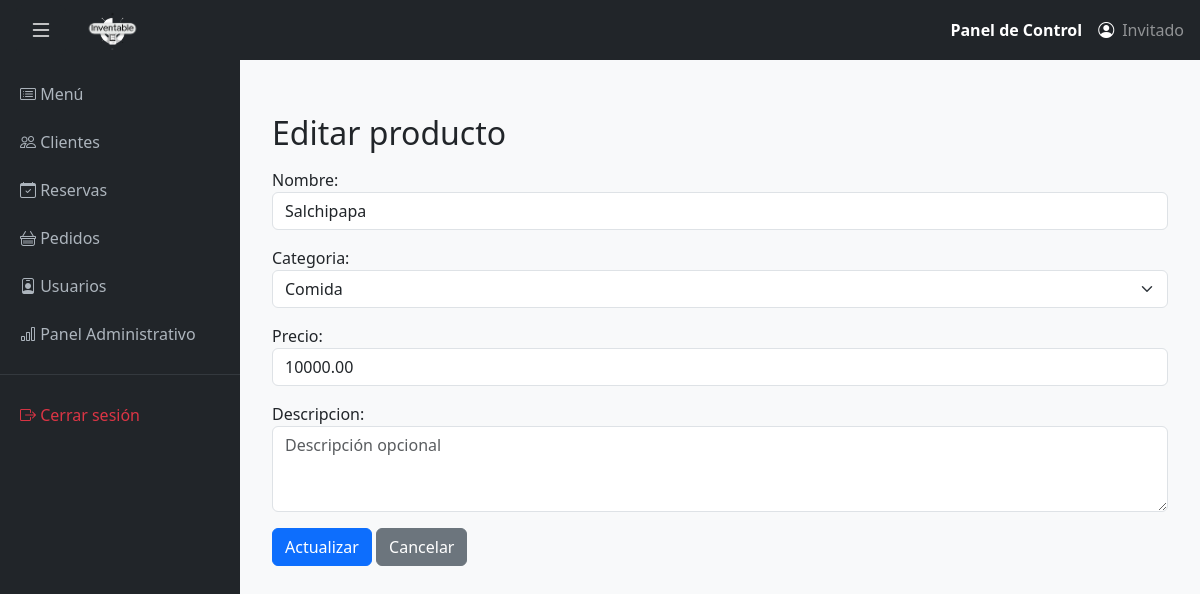
The page /menu/editar/1/ on the database as committed earlier.
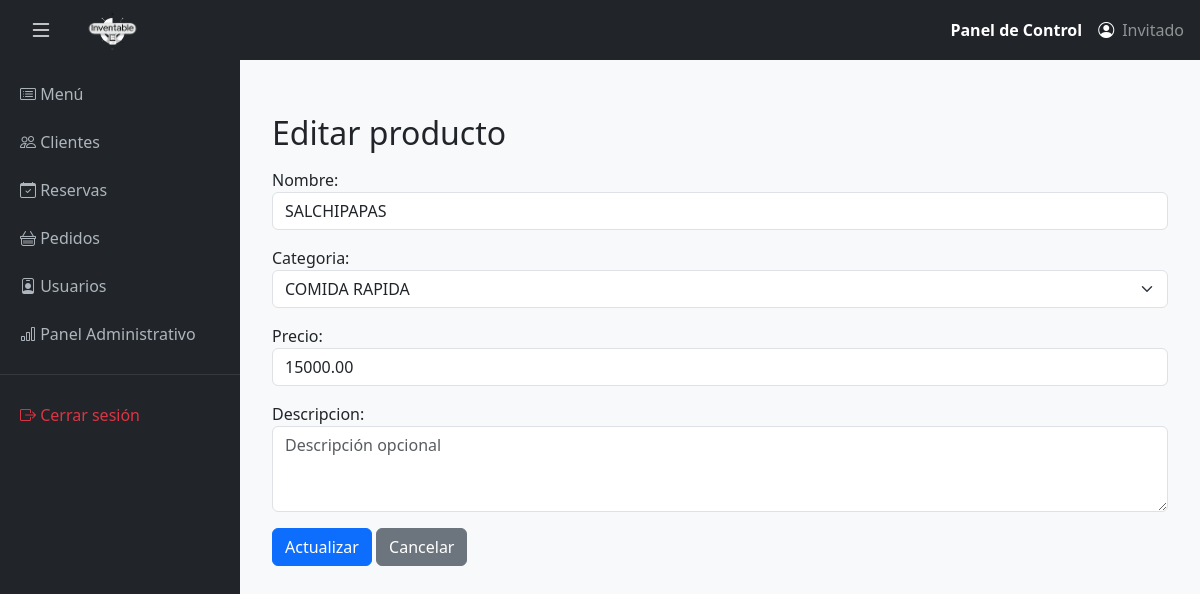
The same page on the database as committed later.
### menu/models.py (models this page shows, shortened)
class Producto(models.Model):
    nombre = models.CharField(max_length=100)                            # Nombre del producto
    descripcion = models.TextField(blank=True, null=True)                # Descripción opcional
    precio = models.DecimalField(max_digits=10, decimal_places=2)        # Precio con dos decimales
    categoria = models.ForeignKey(Categoria, on_delete=models.CASCADE, related_name='productos')
    activo = models.BooleanField(default=True)                           # Permite activar/desactivar el producto

class Categoria(models.Model):
    nombre = models.CharField(max_length=100, unique=True)  # Nombre de la categoría
    descripcion = models.TextField(blank=True, null=True)    # Descripción opcional
    activo = models.BooleanField(default=True)
    def __str__(self):
        return self.nombre

### menu/views.py (the view)
# urls.py: path('editar/<int:id>/', views.editar_producto, name='editar_producto'),
def editar_producto(request, id):
    producto = get_object_or_404(Producto, id=id)
    if request.method == 'POST':
        form = ProductoForm(request.POST, instance=producto)
        if form.is_valid():
            form.save()
            messages.success(request, "Producto actualizado correctamente.")
            return redirect('menu:lista_productos')
    else:
        form = ProductoForm(instance=producto)
    return render(request, 'menu/editar_producto.html', {'form': form})

### menu/forms.py
class ProductoForm(forms.ModelForm):
    class Meta:
        model = Producto
        fields = ['nombre', 'categoria', 'precio', 'descripcion']
        widgets = {
            'nombre': forms.TextInput(attrs={'class': 'form-control', 'placeholder': 'Nombre del producto'}),
            'categoria': forms.Select(attrs={'class': 'form-select'}),
            'precio': forms.NumberInput(attrs={'class': 'form-control', 'step': '0.01'}),
            'descripcion': forms.Textarea(attrs={'class': 'form-control', 'rows': 3, 'placeholder': 'Descripción opcional'}),
        }

### usuarios/context_processor.py (called while the page is built)
def usuario_logeado(request):
    if request.user.is_authenticated:
        try:
            usuario = Empleado.objects.get(id=request.user.id)
            return {"usuario": usuario}
        except Empleado.DoesNotExist:
            return {"usuario": None}
    return {"usuario": None}

### menu/templates/menu/editar_producto.html (shortened to what this page needs)
{% extends "base.html" %}
{% block content %}
<div class="container mt-4">
    <h2>Editar producto</h2>
    <form method="POST" class="mt-3">
        {{ form.as_p }}
        <button type="submit" class="btn btn-primary">Actualizar</button>
        <a href="{% url 'menu:lista_productos' %}" class="btn btn-secondary">Cancelar</a>
    </form>
</div>
{% endblock %}

Rows that differ between the two databases and show on the page:
changed Producto: nombre "Salchipapa" → "SALCHIPAPAS"; categoria "Comida" → "COMIDA RAPIDA"; precio "10000.00" → "15000.00"
